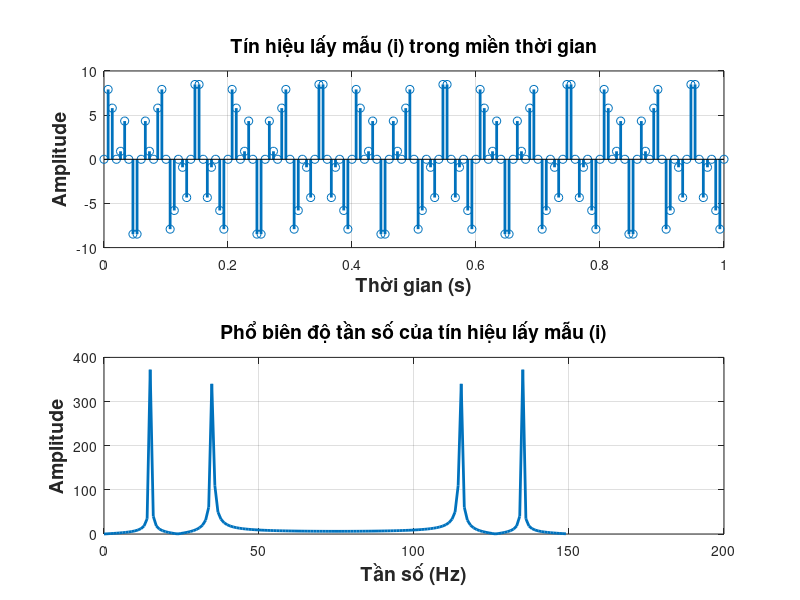
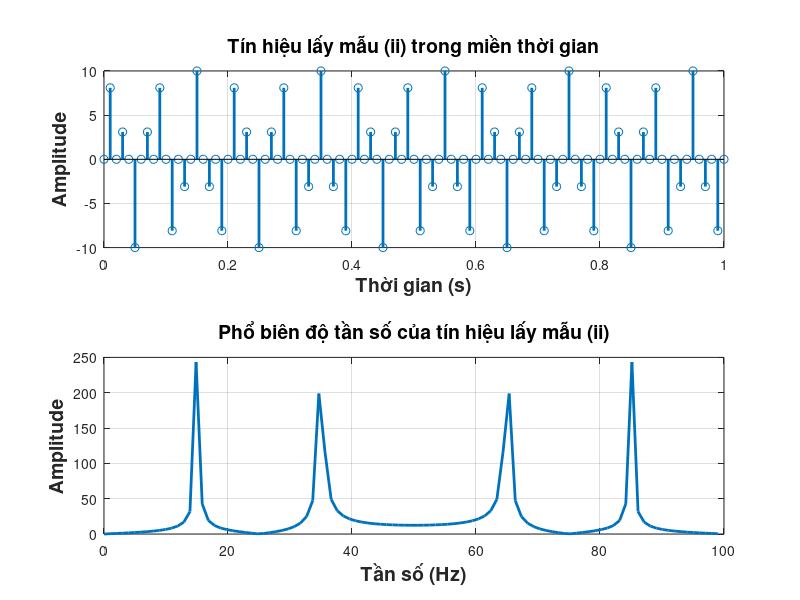

These figures' MATLAB source, in order:
% Bước 1: Xác định tần số lớn nhất của tín hiệu (f_max)
f_max = 50; % Tần số lớn nhất của tín hiệu là 50 Hz

% Bước 2: Lấy mẫu tín hiệu với các tần số lấy mẫu được chỉ định
% (i) Lấy mẫu với tần số lớn hơn 3 lần f_max
fs_1 = 3 * f_max;
t_1 = 0:1/fs_1:1; % Vector thời gian từ 0 đến 1 giây với bước là 1/fs_1
x_1 = 10*sin(50*pi*t_1).*cos(20*pi*t_1); % Tín hiệu mẫu

% (ii) Lấy mẫu với tần số nhỏ hơn 2 lần f_max
fs_2 = 2 * f_max;
t_2 = 0:1/fs_2:1; % Vector thời gian từ 0 đến 1 giây với bước là 1/fs_2
x_2 = 10*sin(50*pi*t_2).*cos(20*pi*t_2); % Tín hiệu mẫu

% Bước 3: Vẽ tín hiệu và phổ biên độ tần số của từng lần lấy mẫu
% (i) Lấy mẫu với tần số lớn hơn 3 lần f_max
figure;
% Vẽ tín hiệu lấy mẫu (i) trong miền thời gian
subplot(2,1,1);
stem(t_1, x_1, 'linewidth', 2);
title('Tín hiệu lấy mẫu (i) trong miền thời gian','FontWeight','bold','FontSize',14);
xlabel('Thời gian (s)','FontWeight','bold','FontSize',14);
ylabel('Amplitude','FontWeight','bold','FontSize',14);
grid on;
% Vẽ phổ biên độ tần số của tín hiệu lấy mẫu (i)
subplot(2,1,2);
NFFT_1 = length(x_1);
X_1 = fft(x_1, NFFT_1);
frequencies_1 = (0:NFFT_1-1)*(fs_1/NFFT_1);
plot(frequencies_1, abs(X_1), 'linewidth', 2);
title('Phổ biên độ tần số của tín hiệu lấy mẫu (i)','FontWeight','bold','FontSize',14);
xlabel('Tần số (Hz)','FontWeight','bold','FontSize',14);
ylabel('Amplitude','FontWeight','bold','FontSize',14);
grid on;
% (ii) Lấy mẫu với tần số nhỏ hơn 2 lần f_max
figure;
% Vẽ tín hiệu lấy mẫu (ii) trong miền thời gian
subplot(2,1,1);
stem(t_2, x_2, 'linewidth', 2);
title('Tín hiệu lấy mẫu (ii) trong miền thời gian','FontWeight','bold','FontSize',14);
xlabel('Thời gian (s)','FontWeight','bold','FontSize',14);
ylabel('Amplitude','FontWeight','bold','FontSize',14);
grid on;
% Vẽ phổ biên độ tần số của tín hiệu lấy mẫu (ii)
subplot(2,1,2);
NFFT_2 = length(x_2);
X_2 = fft(x_2, NFFT_2);
frequencies_2 = (0:NFFT_2-1)*(fs_2/NFFT_2);
plot(frequencies_2, abs(X_2), 'linewidth', 2);
title('Phổ biên độ tần số của tín hiệu lấy mẫu (ii)','FontWeight','bold','FontSize',14);
xlabel('Tần số (Hz)','FontWeight','bold','FontSize',14);
ylabel('Amplitude','FontWeight','bold','FontSize',14);
grid on;